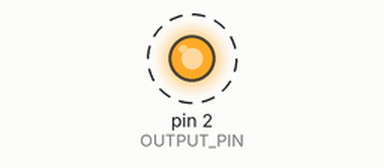
Recording of a program running on a simulated Arduino Uno, built with avr-gcc and run on an emulated ATmega328P. Parts: output pins drawn as LEDs (lit = HIGH). Dashed ring = blinking.

Above: at 0.08 s.
Timing chart, 0 to 3.0 s (numbered marks = the images above):
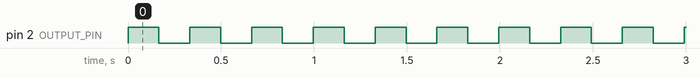

The program:

main.cpp
```cpp
#include <Arduino.h>
/**
 * A simple PWM/signal generator that permits setting of the frequency
 * in Herz and the pulse width (duty cycle). It uses a bit banging method
 * to generate the signal. This sketch can also be used to generate a PWM
 * signal on any digital pin.
 *
 * Author: Mario Gianota July 2020
 */
#define OUTPUT_PIN 2  // PWM/Signal output pin
float frequency;        // Frequency in Herz
float dutyCycle;      // Duty cycle (pulse width) percentage

void setup() {
  pinMode(OUTPUT_PIN, OUTPUT);

  // Set the frequency and the duty cycle. For most
  // purposes you will want to leave the duty cycle set
  // to 50%.
  frequency = 3;
  dutyCycle = 50;
}

void loop() {

  // Calculate the period and the amount of time the output is on for (HIGH) and
  // off for (LOW).
  double period = 1000000 / frequency;
  double offFor = period - (period * (dutyCycle/100));
  double onFor = period - offFor;


  if( period > 16383 ) {
    // If the period is greater than 16383 then use the millisecond timer delay,
    // otherwise use the microsecond timer delay. Currently, the largest value that
    // will produce an accurate delay for the microsecond timer is 16383.

    digitalWrite(OUTPUT_PIN, HIGH);
    delay((long)onFor/1000);

    digitalWrite(OUTPUT_PIN, LOW);
    delay((long)offFor/1000);
  } else {
    digitalWrite(OUTPUT_PIN, HIGH);
    delayMicroseconds((long)onFor);

    digitalWrite(OUTPUT_PIN, LOW);
    delayMicroseconds((long)offFor);
  }
}
```

Measured:
- by itself, pin 2 (OUTPUT_PIN): alternates HIGH for 0.17 s and LOW for 0.17 s
